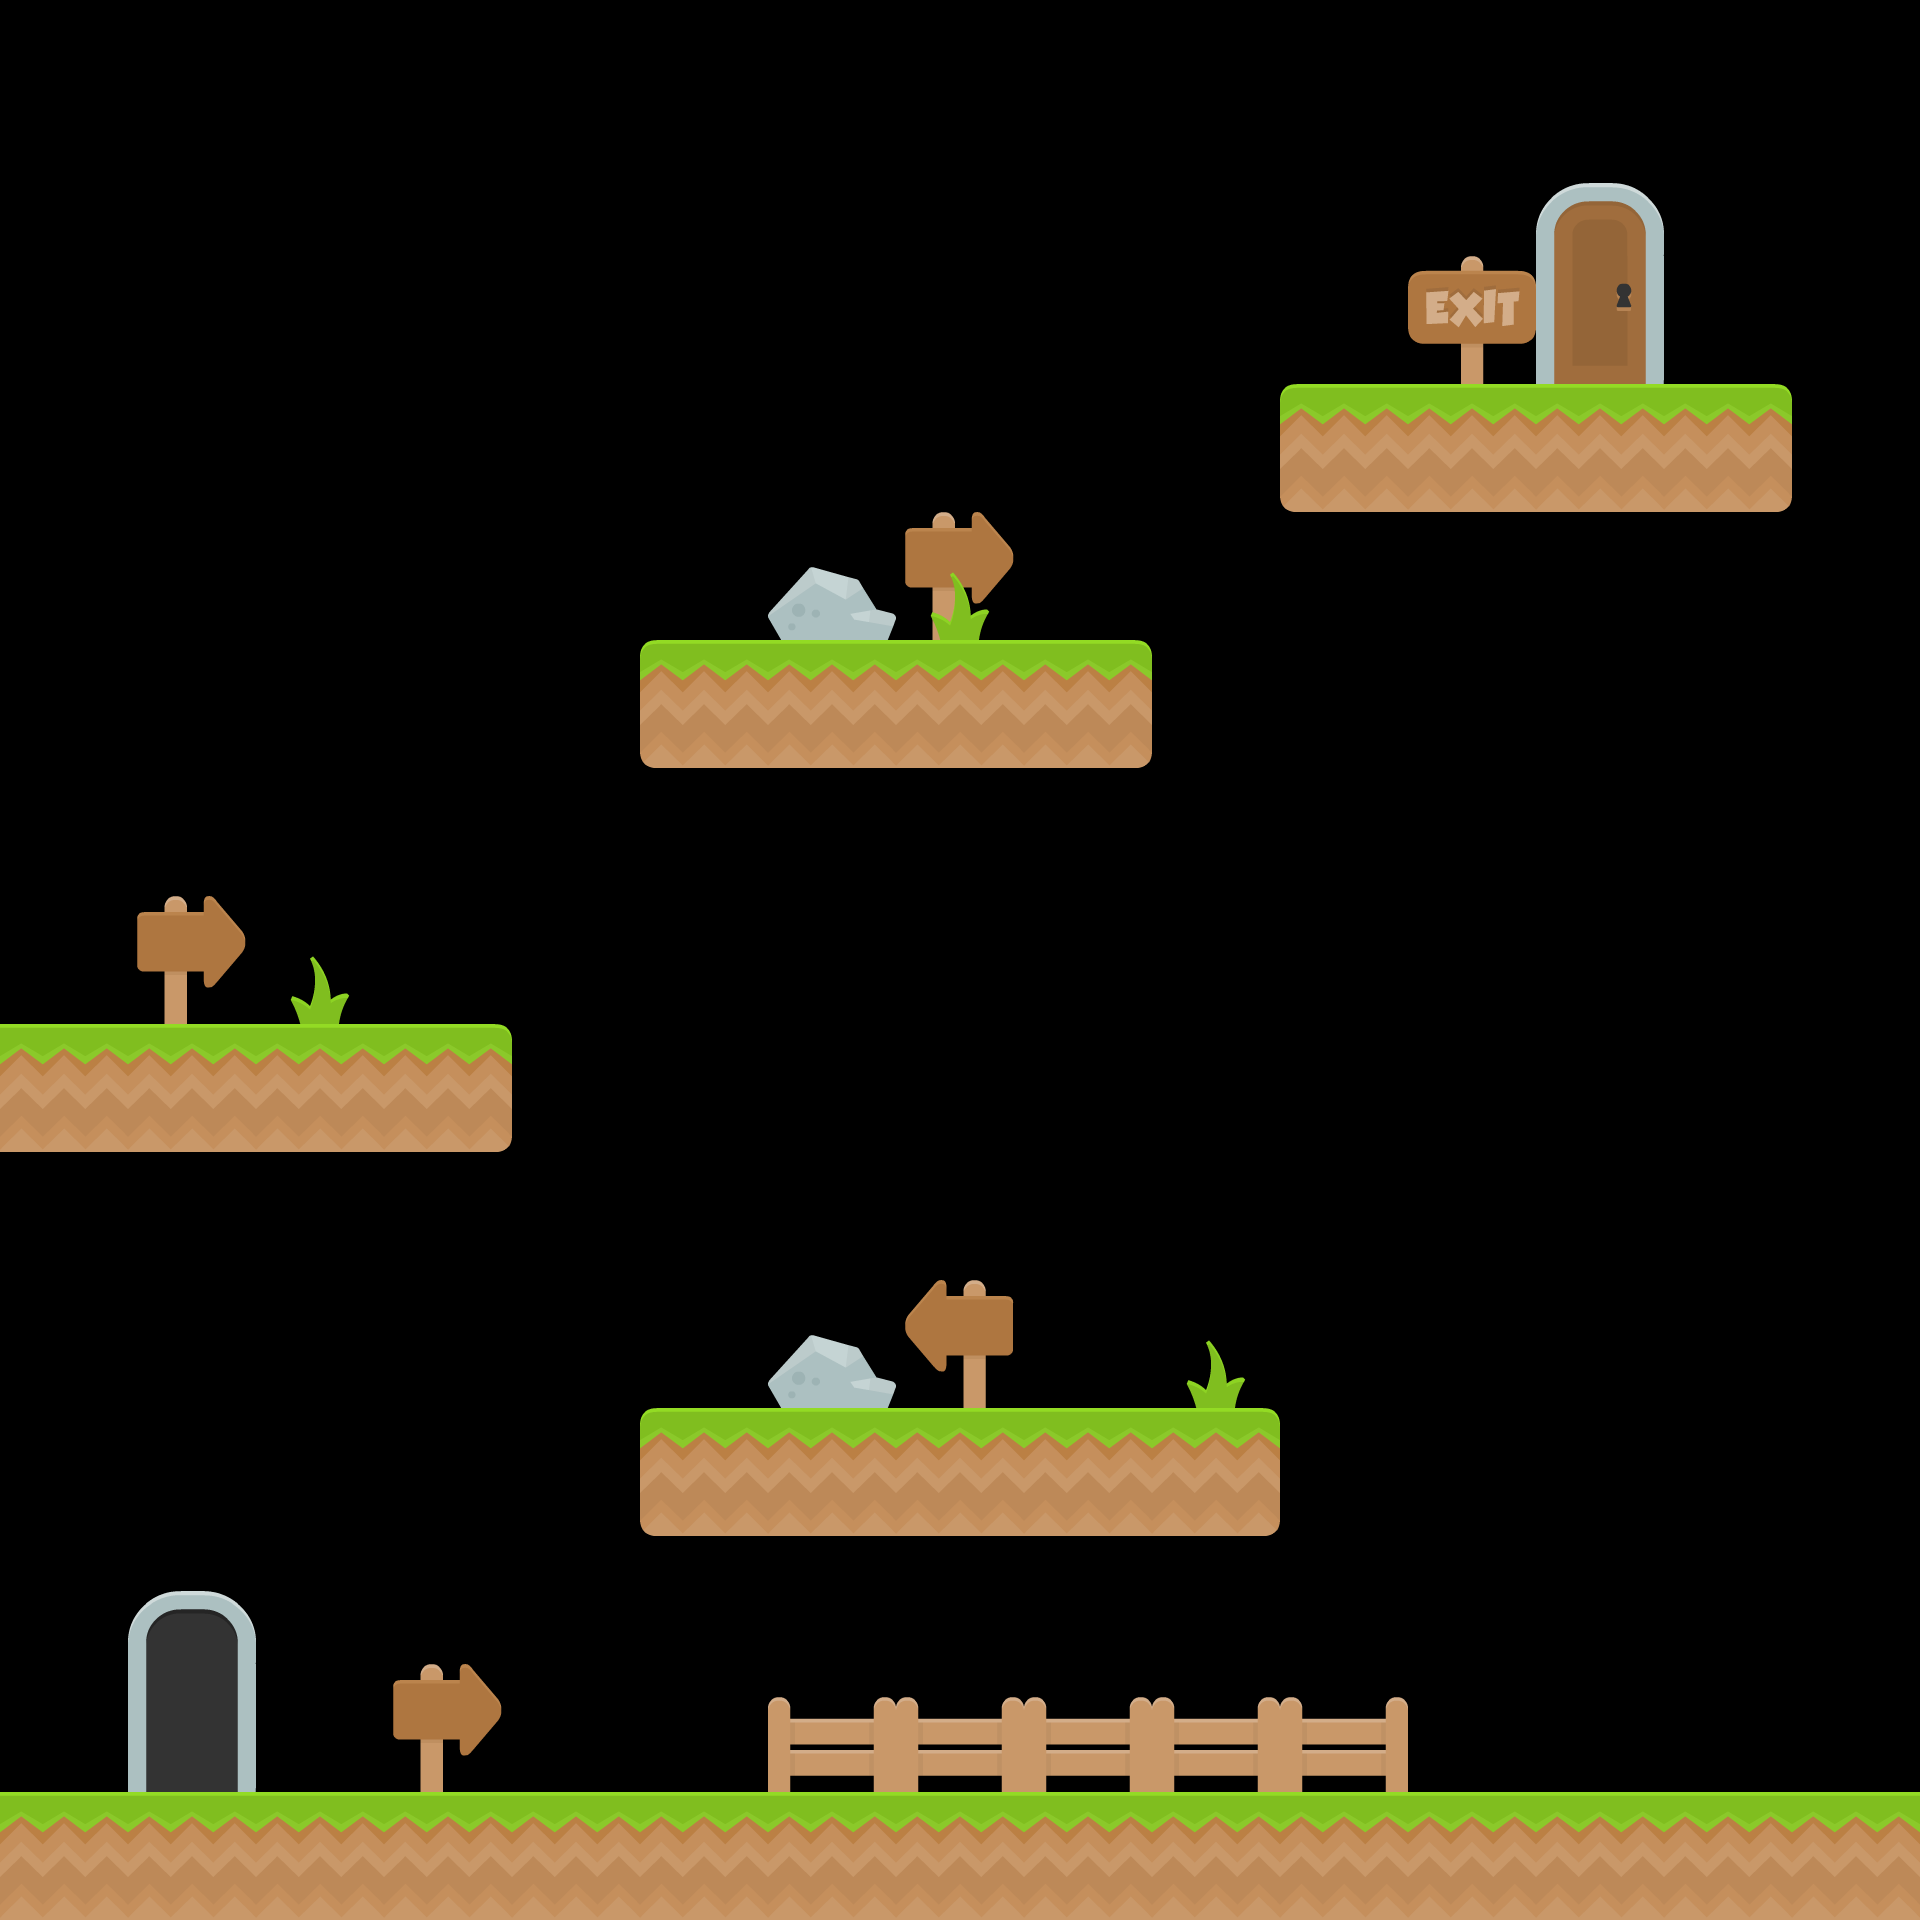

This is a level from a 2D game, rendered from its Tiled map with the project's own tilesets. A one-line summary and the complete map file follow:
An orthogonal 15x15 tile map with 128x128 px tiles, 4 tile layers (background, platforms, exit, foreground), 2 tilesets and 1 object (playerSpawn).

<map version="1.2" tiledversion="1.3.1" orientation="orthogonal" renderorder="right-down" compressionlevel="0" width="15" height="15" tilewidth="128" tileheight="128" infinite="0" nextlayerid="6" nextobjectid="7">
 <editorsettings>
  <export target="level2.json" format="json" />
 </editorsettings>
 <tileset firstgid="1" name="spritesheet_ground" tilewidth="128" tileheight="128" tilecount="128" columns="8">
  <image source="spritesheet_ground.png" width="1024" height="2048" />
 </tileset>
 <tileset firstgid="129" name="spritesheet_tiles" tilewidth="128" tileheight="128" tilecount="128" columns="8">
  <image source="spritesheet_tiles.png" width="1024" height="2048" />
 </tileset>
 <layer id="1" name="background" width="15" height="15">
  <data encoding="csv">
0,0,0,0,0,0,0,0,0,0,0,0,0,0,0,
0,0,0,0,0,0,0,0,0,0,0,0,0,0,0,
0,0,0,0,0,0,0,0,0,0,0,189,0,0,0,
0,0,0,0,0,0,0,0,0,0,0,0,0,0,0,
0,0,0,0,0,0,171,139,0,0,0,0,0,0,0,
0,0,0,0,0,0,0,0,0,0,0,0,0,0,0,
0,0,0,0,0,0,0,0,0,0,0,0,0,0,0,
0,139,0,0,0,0,0,0,0,0,0,0,0,0,0,
0,0,0,0,0,0,0,0,0,0,0,0,0,0,0,
0,0,0,0,0,0,0,0,0,0,0,0,0,0,0,
0,0,0,0,0,0,0,147,0,0,0,0,0,0,0,
0,0,0,0,0,0,0,0,0,0,0,0,0,0,0,
0,196,0,0,0,0,0,0,0,0,0,0,0,0,0,
0,204,0,139,0,0,0,0,0,0,0,0,0,0,0,
0,0,0,0,0,0,0,0,0,0,0,0,0,0,0
</data>
 </layer>
 <layer id="2" name="platforms" width="15" height="15">
  <data encoding="csv">
0,0,0,0,0,0,0,0,0,0,0,0,0,0,0,
0,0,0,0,0,0,0,0,0,0,0,0,0,0,0,
0,0,0,0,0,0,0,0,0,0,0,0,0,0,0,
0,0,0,0,0,0,0,0,0,0,17,9,9,1,0,
0,0,0,0,0,0,0,0,0,0,0,0,0,0,0,
0,0,0,0,0,17,9,9,1,0,0,0,0,0,0,
0,0,0,0,0,0,0,0,0,0,0,0,0,0,0,
0,0,0,0,0,0,0,0,0,0,0,0,0,0,0,
9,9,9,1,0,0,0,0,0,0,0,0,0,0,0,
0,0,0,0,0,0,0,0,0,0,0,0,0,0,0,
0,0,0,0,0,0,0,0,0,0,0,0,0,0,0,
0,0,0,0,0,17,9,9,9,1,0,0,0,0,0,
0,0,0,0,0,0,0,0,0,0,0,0,0,0,0,
0,0,0,0,0,0,0,0,0,0,0,0,0,0,0,
9,9,9,9,9,9,9,9,9,9,9,9,9,9,9
</data>
 </layer>
 <objectgroup id="5" name="objects">
  <object id="2" type="playerSpawn" x="193.939" y="1654.55">
   <point />
  </object>
 </objectgroup>
 <layer id="4" name="exit" width="15" height="15">
  <data encoding="csv">
0,0,0,0,0,0,0,0,0,0,0,0,0,0,0,
0,0,0,0,0,0,0,0,0,0,0,0,212,0,0,
0,0,0,0,0,0,0,0,0,0,0,0,220,0,0,
0,0,0,0,0,0,0,0,0,0,0,0,0,0,0,
0,0,0,0,0,0,0,0,0,0,0,0,0,0,0,
0,0,0,0,0,0,0,0,0,0,0,0,0,0,0,
0,0,0,0,0,0,0,0,0,0,0,0,0,0,0,
0,0,0,0,0,0,0,0,0,0,0,0,0,0,0,
0,0,0,0,0,0,0,0,0,0,0,0,0,0,0,
0,0,0,0,0,0,0,0,0,0,0,0,0,0,0,
0,0,0,0,0,0,0,0,0,0,0,0,0,0,0,
0,0,0,0,0,0,0,0,0,0,0,0,0,0,0,
0,0,0,0,0,0,0,0,0,0,0,0,0,0,0,
0,0,0,0,0,0,0,0,0,0,0,0,0,0,0,
0,0,0,0,0,0,0,0,0,0,0,0,0,0,0
</data>
 </layer>
 <layer id="3" name="foreground" width="15" height="15">
  <data encoding="csv">
0,0,0,0,0,0,0,0,0,0,0,0,0,0,0,
0,0,0,0,0,0,0,0,0,0,0,0,0,0,0,
0,0,0,0,0,0,0,0,0,0,0,0,0,0,0,
0,0,0,0,0,0,0,0,0,0,0,0,0,0,0,
0,0,0,0,0,0,0,172,0,0,0,0,0,0,0,
0,0,0,0,0,0,0,0,0,0,0,0,0,0,0,
0,0,0,0,0,0,0,0,0,0,0,0,0,0,0,
0,0,172,0,0,0,0,0,0,0,0,0,0,0,0,
0,0,0,0,0,0,0,0,0,0,0,0,0,0,0,
0,0,0,0,0,0,0,0,0,0,0,0,0,0,0,
0,0,0,0,0,0,171,0,0,172,0,0,0,0,0,
0,0,0,0,0,0,0,0,0,0,0,0,0,0,0,
0,0,0,0,0,0,0,0,0,0,0,0,0,0,0,
0,0,0,0,0,0,188,188,188,188,188,0,0,0,0,
0,0,0,0,0,0,0,0,0,0,0,0,0,0,0
</data>
 </layer>
</map>
